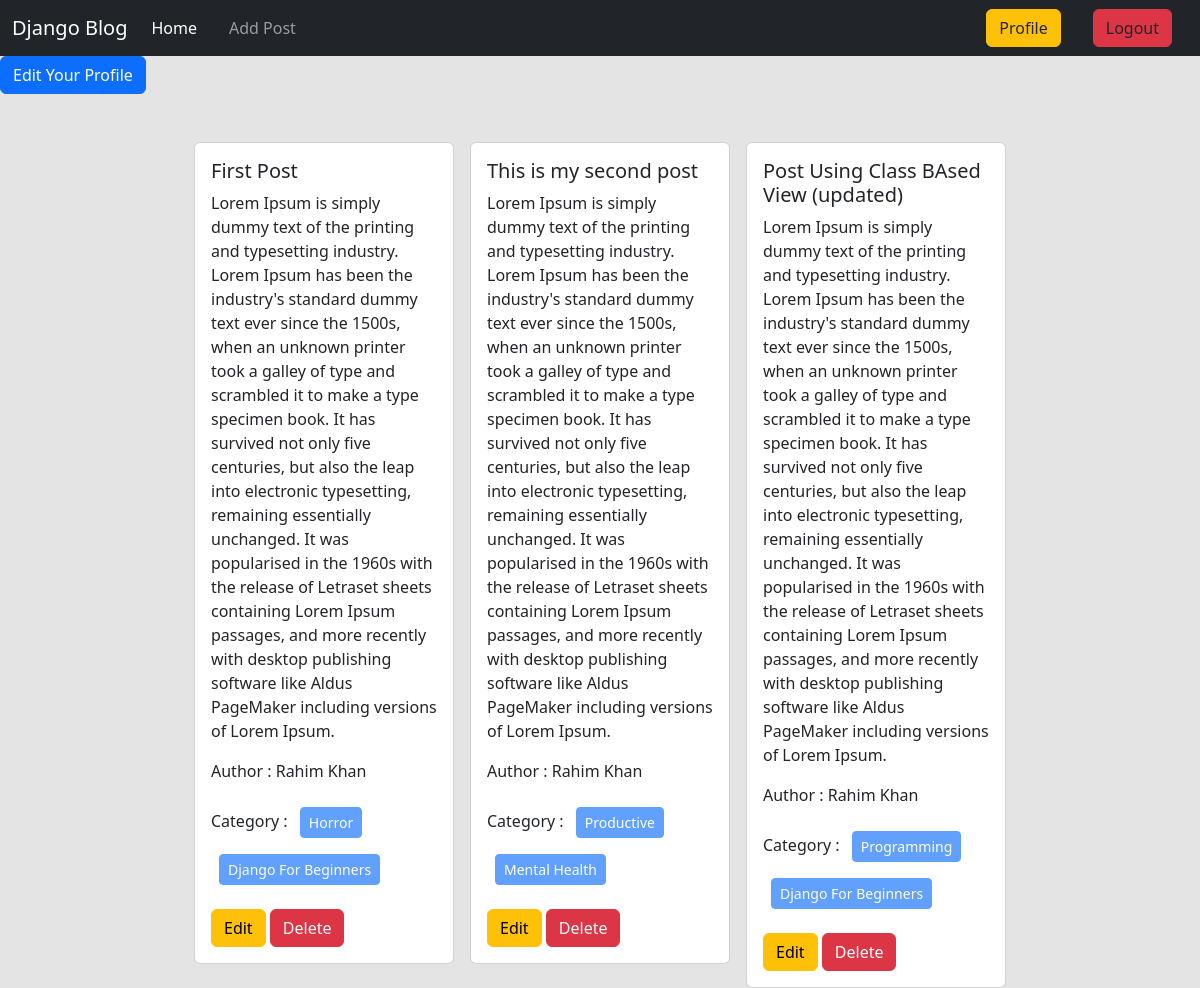
Screenshot of /author/profile/ (signed in) with the database file from the repository.
### posts/models.py (models this page shows, shortened)
class Post(models.Model):
    title = models.CharField(max_length = 50)
    content = models.TextField()
    category = models.ManyToManyField(Category) # ekta post multiple categorir moddhe thakte pare abar ekta categorir moddhe multiple post thakte pare
    author = models.ForeignKey(User,on_delete = models.CASCADE)
    image = models.ImageField(upload_to='posts/media/uploads/',blank=True,null=True)

### categories/models.py (models this page shows, shortened)
class Category(models.Model):
     name = models.CharField(max_length = 100)
     slug = models.SlugField(max_length = 100, unique = True, null = True, blank = True)

### author/views.py (the view)
# urls.py: path('profile/',views.profile,name = 'profile'),
@login_required
def profile(request):
    data = Post.objects.filter(author = request.user)
    return render(request,'profile.html',{'data' : data})

### author/templates/profile.html
{% extends 'base.html' %}
{% load crispy_forms_tags %}
{% block content %}
<div>
    <a class="btn btn-primary" href="{% url 'edit_profile' %}">Edit Your Profile</a>
</div>
<div class="d-flex flex-wrap justify-content-center px-5 pt-5">
    {% for post in data %}
    <div class="col-sm-3 mb-3 mb-sm-0">
        <div class="card mx-2">
            <div class="card-body">
                <h5 class="card-title">{{post.title}}</h5>
                <p class="card-text">{{post.content}}</p>
                <p>Author : {{post.author.first_name}} {{post.author.last_name}}</p>
                <p>
                    Category : {% for cat in post.category.all %}
                    <button class="btn btn-primary btn-sm m-2" disabled>{{cat.name}}</button>
                    {% endfor %}
                </p>
                <a href="{% url 'edit_post' post.id %}" class="btn btn-warning">Edit</a>
                <a href="{% url 'delete_post' post.id %}" class="btn btn-danger">Delete</a>
            </div>
        </div>
    </div>
    {% endfor %}
</div>
{% endblock %}

### rows the page displays
Post: title "First Post", content "Lorem Ipsum is simply dummy text of the printing and typesetting industry. Lorem Ipsum has been the industry's standard dummy text ever since the 1500s, when an unknown printer took a galley of type and scrambled it to make a type specimen book. It has survived not only five centuries, but also the leap into electronic typesetting, remaining essentially unchanged. It was popularised in the 1960s with the release of Letraset sheets containing Lorem Ipsum passages, and more recently with desktop publishing software like Aldus PageMaker including versions of Lorem Ipsum.", author.first_name "Rahim", author.last_name "Khan"
Category: name "Horror"
Category: name "Django For Beginners"
Post: title "This is my second post", content "Lorem Ipsum is simply dummy text of the printing and typesetting industry. Lorem Ipsum has been the industry's standard dummy text ever since the 1500s, when an unknown printer took a galley of type and scrambled it to make a type specimen book. It has survived not only five centuries, but also the leap into electronic typesetting, remaining essentially unchanged. It was popularised in the 1960s with the release of Letraset sheets containing Lorem Ipsum passages, and more recently with desktop publishing software like Aldus PageMaker including versions of Lorem Ipsum.", author.first_name "Rahim", author.last_name "Khan"
Category: name "Productive"
Category: name "Mental Health"
Post: title "Post Using Class BAsed View (updated)", content "Lorem Ipsum is simply dummy text of the printing and typesetting industry. Lorem Ipsum has been the industry's standard dummy text ever since the 1500s, when an unknown printer took a galley of type and scrambled it to make a type specimen book. It has survived not only five centuries, but also the leap into electronic typesetting, remaining essentially unchanged. It was popularised in the 1960s with the release of Letraset sheets containing Lorem Ipsum passages, and more recently with desktop publishing software like Aldus PageMaker including versions of Lorem Ipsum.", author.first_name "Rahim", author.last_name "Khan"
Category: name "Programming"
